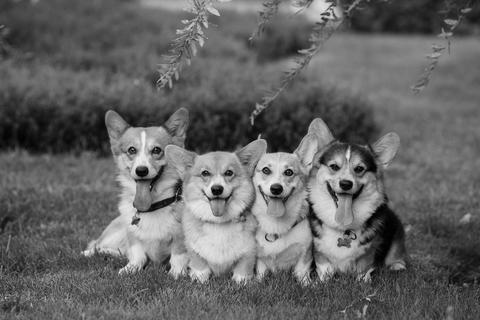
#> input picture Lab2/test-image.jpg, 480 x 320 px; the run also reads 2 pictures not shown here
$ jupyter execute --allow-errors Lab2.ipynb   (shell and % lines are left out)
#> lines starting #> are read from the running program, lines starting #| are printed output that depends on the picture
# ECE 311 Lab 2: LSI Systems
## Due Date: 9/19 @ 11:59PM on Canvas
In this lab, we will explore Linear Shift-Invariant (LSI) systems and their properties with applications involving toy signals, image filtering, stock data, and even an example of a simple non-linear system. Let's get started!

### Wang, Jie
### Netid: jiew5
Date: 09/18/2022

[cell 1]
# import necessary libraries for this lab
import numpy as np
import scipy.signal as signal
import matplotlib.pyplot as plt

from skimage.io import imread

## Getting Started with Convolution

We remember from ECE 210, that convolution describes how any continuous-time input signal is processed by an LTI system. Given an input $x(t)$ and an LTI system's impulse response $h(t)$, the system output $y(t)$ is given by

$$
y(t) = x(t) * h(t).
$$

Recall that convolution for continous-time signals is defined as

$$
y(t) = \int_{\tau = -\infty}^{\infty}x(\tau)h(t-\tau)d\tau = \int_{\tau=-\infty}^{\infty}x(t-\tau)h(\tau)d\tau.
$$

You have learned in ECE 310 that discrete-time LTI systems also have an impulse response $h[n]$, which is the system response to a unit Kronecker delta $\delta[n]$ input. Thus, we can express the system output given an input signal via discrete-time convolution.

$$
y[n] = x[n] * h[n]
$$

$$
y[n] = \sum_{k=-\infty}^{\infty}x[k]h[n-k] = \sum_{k=-\infty}^{\infty}x[n-k]h[k]
$$

Like the width properties of continuous-time convolution, if $x$ is of length $N$ and $h$ is of length $M$, the result $y$ will be of length $N+M-1$. It is important to note that every LTI system can be represented by a convolution, every system that can be expressed as a convolution is fully described by its impulse response, and any system fully described by its impulse response must be LTI. This means the relationship between LTI systems, convolution, and impulse responses is an "if and only if" relationship; they all imply one another! This is something handy to keep in mind whenever you want to identify and describe an LTI system.

The key function we will use to perform convolutions is the $\textrm{convolve()}$ function in the $\textrm{scipy.signal}$ module. The usage of this function for an example system is as follows:

$$
x[n] = \delta[n]+2\delta[n-2]+3\delta[n-4]
$$

$$
y[n] = x[n]+3x[n-1]
$$

[cell 2]
x = np.array([1, 0, 2, 0, 3]) # input signal
h = np.array([1, 3]) # filter/system's impulse response
y = signal.convolve(x,h) # signal.convolve(in1,in2)

print(y) # verify this result by hand!

Note how we extracted the system's impulse response for the system's Linear Constant Coefficient Difference Equation (LCCDE): we simply replace each $x[n-k]$ with $\delta[n-k]$! This is equivalent to passing $\delta[n]$ as our input signal. Above, our first term takes the present input value and multiplies it by one, and the second term multiplies the most recent input by three. Intuitively, when we flip and shift our filter $h$ for the convolution, we will be applying this system to the input signal at each shift step. The $\textrm{signal.convolve()}$ function assumes the arrays that represent our signals begin at index zero.

# Exercise 1: Implementing LTI Systems

In the below code cell, implement the following LTI systems and plot the system response (using $\textrm{plt.stem()}$) to each of the listed input signals. Comment on the results in the following Markdown cell, i.e. compare and contrast how each system seems to affect each input signal. Remember to use the LCCDE for each system to infer its impulse response!

* System A: $y_a[n] = x[n]-x[n-1]$

* System B: $y_b[n] = \frac{1}{3}x[n]+\frac{1}{3}x[n-1]+\frac{1}{3}x[n-2]$

* $x_1[n] = u[n] - u[n-10], 0\leq n< 20$

* $x_2[n] = \sin\left(\frac{\pi}{20}n\right), 0\leq n< 40$

[cell 3]
# create input signals here:
# Hint: Use np.sin and np.pi!
x1 = np.array([1,1,1,1,1,1,1,1,1,1,0,0,0,0,0,0,0,0,0,0]);
range1 = np.array(range(0,20))
range2 = np.array(range(0,40))
x2 = np.sin(range2 * np.pi /20. )

'''
Check input
print("range1 is ",range1);
print("range2 is ",range2);
print("\n x1 is ", x1,"len(x1) is ",len(x1))
print("\n x2 is ", x2,"len(x2) is ",len(x2))
'''
# System A
y_A  = np.array([1,-1])
y_A1 = signal.convolve(x1,y_A) # signal.convolve
y_A2 = signal.convolve(x2,y_A) # signal.convolve
#print(y_A,'\n',y_A1)
# plot result for x1
plt.figure(figsize=(12,6))
plt.subplot(121)
plt.stem(range(len(y_A1)),y_A1)
plt.title('x1 result of system A')
plt.xlabel('time')
plt.ylabel('output')

# plot result for x2

#plt.figure(figsize=(12,6))
plt.subplot(122)
plt.stem(range(len(y_A2)),y_A2)
plt.title('x2 result of system A')
plt.xlabel('time')
plt.ylabel('output')

# System B
y_B = np.array([1/3,1/3,1/3])
y_B1 = signal.convolve(x1,y_B) # signal.convolve
y_B2 = signal.convolve(x2,y_B) # signal.convolve
# plot result for x1
plt.figure(figsize=(12,6))
plt.subplot(121)
plt.stem(range(len(y_B1)),y_B1)
plt.title('x1 result of system B')
plt.xlabel('time')
plt.ylabel('output')

# plot result for x2

#plt.figure(figsize=(12,6))
plt.subplot(122)
plt.stem(range(len(y_B2)),y_B2)
plt.title('x2 result of system B')
plt.xlabel('time')
plt.ylabel('output')
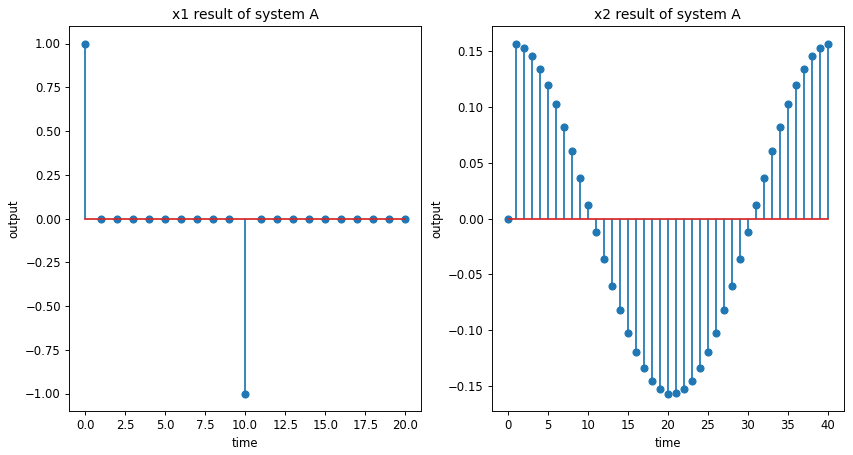
#> figure drawn by matplotlib, 2 panels; panel 1: curve peaks at x = 0, y = 1; panel 2: curve peaks at x = 40, y = 0.156
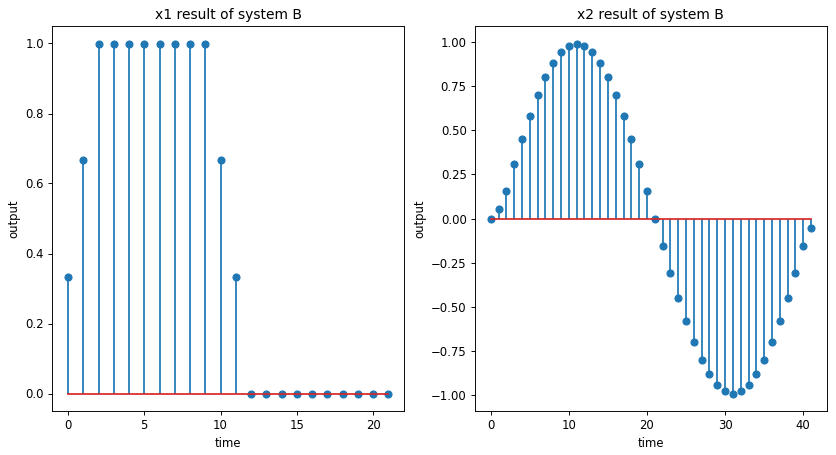
#> figure drawn by matplotlib, 2 panels; panel 1: curve peaks at x = 2, y = 1; panel 2: curve peaks at x = 11, y = 0.992

## Comments here:

(Consider how each system affects the flatter and faster-changing parts of the input signals. What do you think each system is doing?)
TODO
### Ans:
- System A highlights the change part of signal, it behaves like first derivative of it.
- System B acts as like a band pass filter, which smooth the sharp changing edge of input signals.

# Exercise 2: Bitcoin Pricing Correction

One type of signal could be some non-physical 1D information. An example of this would be stock price or cryptocurrency price data. This data is notoriously noisy and can jump around unpredictably.

Remember that the systems we work with can be either causal or non-causal. A causal system only uses present and past information or values to calculate its present values, while a non-causal system can leverage future information. In this exercise, we will compare causal and non-causal versions of a system to smooth a day's worth of bitcoin price data. We have provided 24 hours of prices with pricing updates every minute (1440 points). The date in question is Christmas Eve Day (12/24), 2017.

#> (a cell that did not finish here is left out)

Pretty noisy, right? Maybe a lot of last-minute Christmas gifts made the price even more unpredictable!

In this exercise, you will implement two length-51 moving average filters on this Bitcoin price data. The first will be causal and the second will be non-causal. Mathematically, we can represent these systems as follows:

$$
y_1[n] = \frac{1}{51}\sum_{i=0}^{50}x[n - i]
$$

$$
y_2[n] = \frac{1}{51}\sum_{i=-25}^{25}x[n - i]
$$

Furthermore, since the moving average filter is an LTI system we may implement it as a convolution using its impulse response. If you are having trouble seeing this, we suggest considering a length-5 moving average filter and "unrolling" the sum to understand that system definition and its impulse response.

Notice that the non-causal filter will require us to access negative indices according to the impulse response of our filter. A natural question to ask is how does the $\textrm{signal.convolve()}$ function perform non-causal convolution? How can you indicate negative indices when making an array for a system's impulse response? This is where the "same" mode comes in! We may use the "same" mode as follows:

```
y = signal.convolve(x, h, 'same'),
```

where $x$ is of length $N$ and $h$ is length $M$. This line of code will first perform regular convolution like the default mode where the first sample of each sequence is assumed to be at $n=0$. Then, it will only keep the center $N$ values (length of first argument/array). This operation is equivalent to zero-centering the second argument/array (```h``` in the above example). You may want to try a couple small examples to convince yourself this is true. The "same" mode will be important to keep in mind throughout this lab and the rest of the course.

**Important Note:** For the following two parts, we have provided the appropriate start and end indices to help us make sure each implementation returns results of the same size and to remove initial condition worries (ramping behavior since we would have fewer than 51 samples as the filter has partial overlap). **Please follow the plotting instructions in the following parts carefully!**

a. Construct the causal filter and apply it to the provided bitcoin price data (apply your causal system to the data in the ``bitcoin_data`` variable). To make sure your output is the same length and matches up correctly in time, please slice the result of convolving ``bitcoin_data`` with your causal filter using ``start`` and ``end``. Note that we do this to create the ``plotting_data`` variable. Plot the original data (``plotting_data``) and your smoothed data on the same plot. **Don't forget to include a legend!**

b. Construct the non-causal filter and apply it to the provided bitcoin price data (``bitcoin_data`` variable). Perform the same ``start`` and ``end`` slicing on your result as in part (a). Plot the original data (``plotting_data``) and your smoothed data on the same plot.

c. Plot the difference signals for each filter on the same plot. Let the difference signal for a system's output be given by

$$
y_d = y - \hat{y},
$$

where $\hat{y}$ is your system output and $y$ is the sliced original data used for plotting, ``plotting_data``.

d. Comment on the results in the following Markdown cell. What is noticeably different between the two sets of smoothed results from the causal and non-causal systems? Is it helpful to know a lot of past information or a decent amount of past and future information?

[cell 5]
# Provided code
L = 51
half_L = 25
start = 50
#> (the rest of this cell did not finish here and is left out)

## Comments for here:

Part 2(d):
  - The non-casual filter is more stable,and error is smaller than Casual filter
  - Knowing both the past and future can better smooth the data
  - Both filters have similiar shape, and successfully smooth the data

# Image Convolution

In ECE 310, we typically focus on the implications of applying LTI systems in the frequency domain of a 1D signal. Our most common idea of a 1D signal is a piece of audio. In this section, we will experiment with image filtering along both axes of an image and see that we can do more than just filtering with convolution.

# Exercise 3: 1D Image Convolution

Apply a 1D length 11 moving average filter on the provided ``test-image.jpg`` image along the:

**Note: we will use the 'same' mode again when using $\textrm{signal.convolve()}$ for this exercise.**

a. Rows

b. Columns

c. Rows then columns (**Hint**: make sure to convolve first along the rows, then use the result of this row-convolution to convolve along the columns!)

d. Columns then rows (**Hint**: make sure to convolve first along the columns, then use the result of this column-convolution to convolve along the rows!)

Plot each of the resulting images and give them unique titles.

e. Comment on the images from the "rows then columns" and "columns then rows" procedures. Are they the same? Explain your answer, why are they the same or different?

[cell 6]
# make filter and load image
image = imread('test-image.jpg')  # This dosn't change for the whole program
#> image is the input picture: shape (320, 480); min 0, max 253, mean 101.1
plt.figure(figsize=(10,6))
plt.imshow(image, 'gray')
plt.title('Original Image')
L = 11
h = np.ones(L) * 1./11 # impulse response of length-11 moving average filter
n_rows, n_cols = image.shape
# Code for 3.a along rows (apply filter to each row independently)
image_row = np.zeros(image.shape)

# Hint: image_row[i, :] = signal.convolve(image[i, :], h, 'same') for each row
for i in range(n_rows):
    image_row[i, :] = signal.convolve(image[i, :], h, 'same')
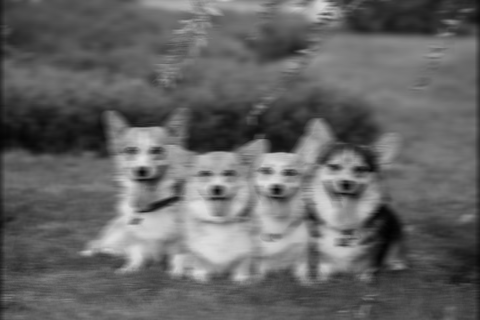
#> image_row: shape (320, 480) float64; min 1.91, max 226.1, mean 100.6
plt.figure(figsize=(10,6))
plt.imshow(image_row,'gray')
plt.title('Row Convolution Image')


# along the columns (3.b)
image_col = np.zeros(image.shape)
for i in range(n_cols):
    image_col[:, i] = signal.convolve(image[:, i], h, 'same')
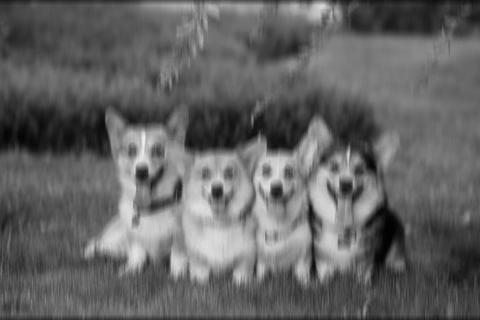
#> image_col: shape (320, 480) float64; min 1.45, max 239, mean 100.2
plt.figure(figsize=(10,6))
plt.imshow(image_col,'gray')
plt.title('Col Convolution Image')

# rows then columns (3.c)
image_row = np.zeros(image.shape)
for i in range(n_rows):
    image_row[i, :] = signal.convolve(image[i, :], h, 'same')
image_col = np.zeros(image.shape)
for i in range(n_cols):
    # Don't forget here we need to modify based on last step
    image_col[:, i] = signal.convolve(image_row[:,i], h, 'same')
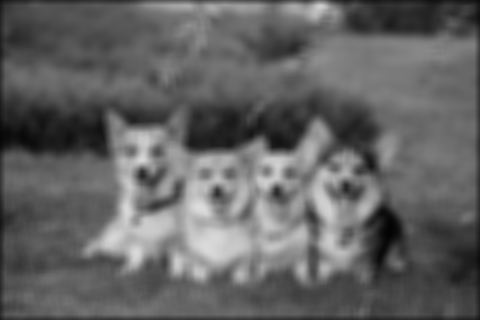
#> image_col: shape (320, 480) float64; min 3.58, max 220.9, mean 99.8
plt.figure(figsize = (10,6))
plt.imshow(image_col, "gray")
plt.title('Row then Col Convolution Image')


# columns then rows (3.d)
image_col = np.zeros(image.shape)
for i in range(n_cols):
    image_col[:, i] = signal.convolve(image[:,i], h, 'same')
image_row = np.zeros(image.shape)
for i in range(n_rows):
    # Don't forget here we need to modify based on last step
    image_row[i, :] = signal.convolve(image_col[i, :], h, 'same')

plt.figure(figsize = (10,6))
plt.imshow(image_row, "gray")
plt.title('Col then Row Convolution Image')

## Comments here

Part 3(e):

   - Yes, they are definitely the same, because convolution operation satisfy law of commutation, i.e. the order of doing operation won't affect the result image.

# Exercise 4: Building an Edge Detector

Let's now apply image convolution to perform edge detection. We will build a simple edge detector step-by-step using the following simple 1D filter:

$$
h[n] = \delta[n] - \delta[n-1]
$$

a. Intuitively or mathematically, what does this filter do to an input signal? In other words, what parts of a signal would give a strong (large magnitude) response and what parts would give a weak (small magnitude) response? You may answer this with a couple signal examples and the result of convolution with $h[n]$ or qualitative intuition.

b. Is this filter causal? Why or why not? In general, is it a problem if an image filter is non-causal? (Hint: consider the contexts in which we can or cannot violate causality.)

**Note**: For the next two parts, please store your results in separate variables. This will make part (e) much cleaner.

c. Apply $h[n]$ along the rows of the ``test-image.jpg`` image. Plot the result with a grayscale color mapping.

d. Apply $h[n]$ along the columns of the ``test-image.jpg`` image. Plot the result with a grascale color mapping.

So far we have checked for edge-like features in the image going along the rows and columns. Imagine these two results as indicating edge strength along the row axis (vertical edges) and column axis (horizontal edges) of the image, respectively. Take a minute to look at the differences between these two resulting images. Can you tell which one is detecting edges within a row and which one is doing so within a column? What would be a sensible way to incorporate these two dimensions of information? Imagine they form a 2D vector and take the norm! More precisely:

$$
I_F(r,c) = \sqrt{\left(I_R(r,c)\right)^2 + \left(I_C(r,c)\right)^2},
$$

where $I_R$ and $I_C$ are the row and column filtered results from parts (c) and (d) above, respectively.

e. Build the final result image $I_F$ according to the above equation. Plot the result again with a grayscale color mapping.

## Comments here

Part 4(a):
- The filter convert x[n] into x[n] - x[n-1].
- Therefore, the edge will give a strong response while the internal part is weak.

Part 4(b):
- it is a causal filter, because it only process past and now, instead of future.
- However, there will be no problem if it is non-casual because all the data in the image is predetermined, so we can still detect the edge value.

> *BTW, these operations like edge operation and image convolution have been realized when we were taking the ECE220, we use C to write then by hand! Thanks the great Python making life much easier.*

[cell 7]
# load test-image.jpg
test = imread('test-image.jpg')
plt.figure()
plt.imshow(test, 'gray')
plt.title('Original Test Image')
n_rows, n_cols = test.shape

# Code for 4.c here:   Here I copy and modify the code from last question.
image_row = np.zeros(test.shape)

h = np.array([0,-1])
for i in range(n_rows):
    image_row[i, :] = signal.convolve(test[i, :], h, 'same')
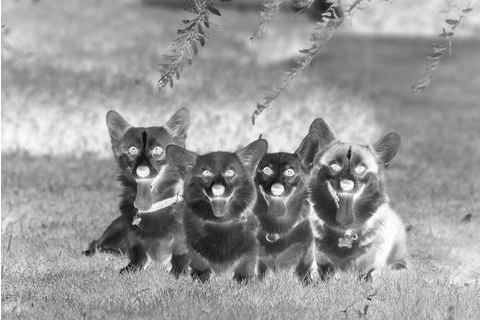
#> image_row: shape (320, 480) float64; min -253, max 0, mean -100.9; drawn with min black and max white
plt.figure()
plt.imshow(image_row,'gray')
plt.title('Row Convolution Image')
# Code for 4.d here:
image_col = np.zeros(test.shape)

for i in range(n_cols):
    image_col[:,i] = signal.convolve(test[:,i], h, 'same')
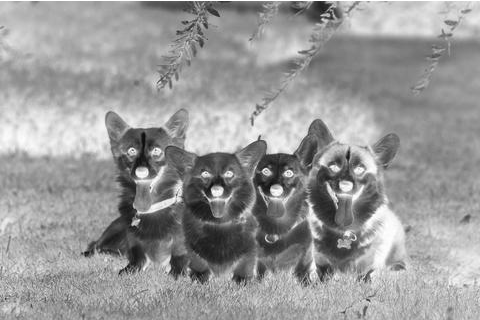
#> image_col: shape (320, 480) float64; min -253, max 0, mean -100.8; drawn with min black and max white
plt.figure()
plt.imshow(image_col,'gray')
plt.title('Col Convolution Image')

# Code for 4.e here:
image_fill = np.zeros(test.shape)
for i in range(n_rows):
    for j in range(n_cols):
        image_fill[i,j] = np.sqrt(image_row[i,j]**2+image_col[i,j]**2)
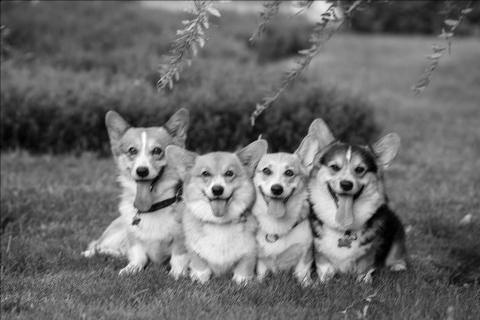
#> image_fill: shape (320, 480) float64; min 0, max 338, mean 143.2; drawn with min black and max white
#> (the rest of the program and of its run is left out)
